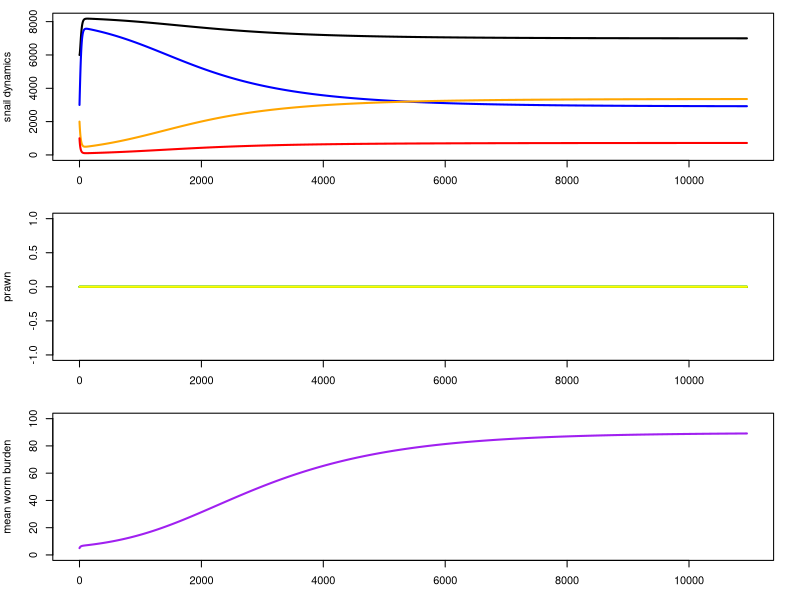
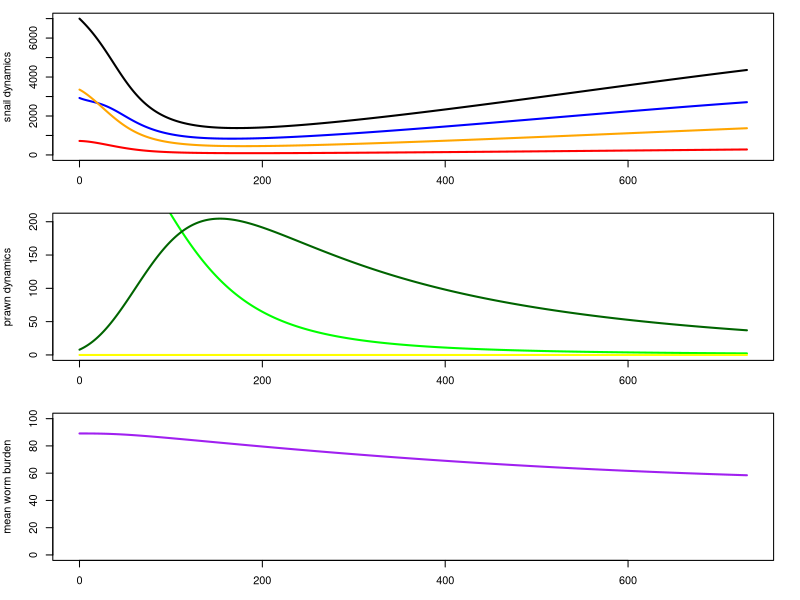
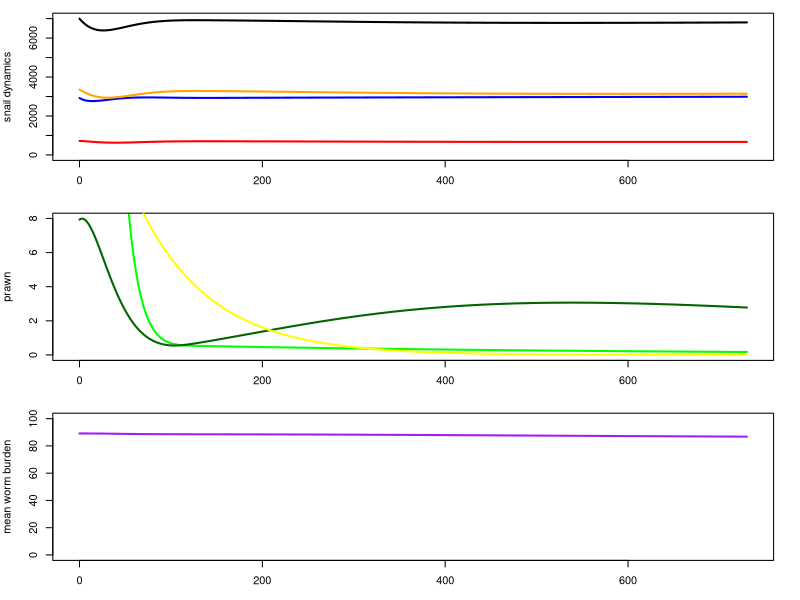

Write R code to recreate these figures, in order.
#This work is licensed under a Creative Commons Attribution-NonCommercial 4.0 International License#########
#<http://creativecommons.org/licenses/by-nc/4.0/> by Christopher Hoover, Arathi Arakala, Manoj Gambhir 
#and Justin Remais. This work was supported in part by the National Institutes of Health/National Science 
#Foundation Ecology of Infectious Disease program funded by the Fogarty International Center 
#(grant R01TW010286), the National Institute of Allergy and Infectious Diseases (grant K01AI091864), 
#and the National Science Foundation Water Sustainability and Climate Program (grant 1360330).

#Per the terms of this license, if you are making derivative use of this work, you must identify that 
#your work is a derivative work, give credit to the original work, provide a link to the license, 
#and indicate changes that were made.###############

#Schisto model with time-variant agrochemical concentration
  #To do list
    #
    #
    #How to include transport from agrochemical application site to water contact site? ###################

require(deSolve)

agro_time = function(t, n, parameters) {
  with(as.list(parameters),{
    
    S=n[1]
    E=n[2]
    I=n[3]
    W=n[4]
    P=n[5]
    L=n[6]
    Q1=n[7]
    
    #agrochemical parameters calculated based on Q1 (chlorpyrifos)
    f_red = exp(-0.0028479*Q1) #from negative exponential fit to Ibrahim 1991 data
    
    mu_Pq = (exp(-3.074e+02*exp(-Q1)))/10 #from gompertz curve fit to Halstead 2015 10-day mortality
    
    pred_red = 1 #NO DATA FOR CHLORPYRIFOS; see Yuan 2004 for Malathion & Paraquat toxicity
    
    i_Cq = 1 #NO DATA FOR CHLORPYRIFOS; see Rohr 2008 for Malathion, Carbaryl, Atrazine toxicity
    
    i_Mq = 1 #NO DATA FOUND
    
    v_Mq = 1 #NO DATA FOUND
    
    #Other agrochemical variables
    phi_Nq = 1
    
    #Dynamic variables
    N = S+E+I                                                                       #Total number of snails
    
    fx<-function(x, mean.worm = W, clump = k){
      (1-cos(x))/((1+((mean.worm/(clump+mean.worm))*cos(x)))^1+clump)
    }
    gamma = 1 - ((1-(W/(W+k)))^(1+k)/2*pi)*(integrate(fx, 0, 2*pi)$value)           #mating function
    
    # Mean and total prawn biomass, converting from length (mm) to weight (g)
    Bm.p = (a.p*(L/10)^b.p)/10  
    Bm.t = P*Bm.p
    
    #Predation
    Bm.n = a.s*0.8^b.s  # 8mm size class
    
    Bm.r = Bm.p / Bm.n
    
    alpha_star = ar*Bm.r
    
    alpha = alpha_star/A                                                            #alpha corrected for natural setting and low density
    
    Th = 1/(th*Bm.r)                                                                #handling time 
    
    pred= (alpha*P)/(1+(alpha*((N/A)^nn)*(Th*pred_red)))                            #per capita predation of predators on snails; a Holling's type III functional response
    
    print(pred)
    
    #Schistosome larval concentration equations
    M = 0.5*W*H*gamma*m*(v_M*v_Mq)*i_Mq #- (mu_M + mu_Mq)*M - beta*M*N 
    C= theta*I*i_Cq #- (mu_C + mu_Cq)*C - lamda*H*C
    
    #differential equations
    
    dSdt= (f_N*f_red)*(1-(N/(phi_N*phi_Nq*A)))*(S+E) - mu_N*S - pred*((S/A)^nn) - beta*M*S  #Susceptible snails
    
    dEdt= beta*M*S - mu_N*E - pred*((E/A)^nn) - sigma*E                                     #Exposed snails
    
    dIdt= sigma*E - (mu_N + mu_I)*I - pred*((I/A)^nn)                                       #Infected snails
    
    dWdt= lamda*C - (mu_W+mu_H)*W                                                       #mean worm burden in human population
    
    dPdt= -P*(mu_P*L^d1 + mu_Pq*L^d2 + Bm.t/phi_P)                                      #prawn population (number individuals)
    
    dLdt= k_P/(1+gam*Bm.t)*(linf - L)                                                   #mean prawn length (mm)
    
    dQ1dt= -k_Q1*Q1                                                                     #Agrochemical concentration (insecticide)
 
    
    return(list(c(dSdt, dEdt, dIdt, dWdt, dPdt, dLdt, dQ1dt)))
  }) 
}

#Initial values and parameters #####################
area=200
nstart1 = c(S=15*area, 
           E=10*area, 
           I=5*area, 
           W=5, 
           P=0,#2*area, 
           L=25, 
           Q1=0)
yrs=30
time = seq(0,365*yrs,1)

parameters=c(
  # Location parameters
  A = area,          # Area of site of interest, m^2
  H = 300,           # Human population at site of interest
  
  # Snail reproductive parameters
  f_N = 0.10,        # Birth rate of adult snails (snails/reproductive snail/day, including survival to detection - more like a recruitment rate); 
                     #   from Sokolow et al. 2015 
  phi_N = 50,        # Carrying capacity of snails (snails/m^2), from Sokolow et al. 2015

  # Snail mortality parameters
  mu_N = 1/60,        # Natural mortality rate of large snails (deaths/snail/day; assume mean lifespan = 50 days)
  mu_I = 1/10,        # Additional mortality rate of shedding snails as a result of infection, from Sokolow et al. 2015
  
  # Prawn growth parameters
  a.p = 0.096868,    # Allometric parameter for prawn length-weight relationship, from Lalrinsanga et al. 2012 (M. rosenbergii, growout phase)
  b.p = 3.2944,      # Allometric parameter for prawn length-weight relationship, from Lalrinsanga et al. 2012 (M. rosenbergii, growout phase)
  k_P = 0.00339726,  # Growth coefficient, from Nwosu & Wolfi 2006 (M. vollenhovenii); alternate value for M. rosenbergii, from Sampaio & Wagner 1996: 0.0104333333
  linf = 206,        # Max length (mm), from Nwosu & Wolfi 2006 (M. vollenhovenii)
  gam = 1e-6,        # Density-dependent growth parameter (based on biomass per hectare); not yet fit
  
  # Prawn mortality parameters
  mu_P = 0.006136986,# Natural prawn mortality rate, from Nwosu & Wolfi 2006 (M. vollenhovenii)
  d1 = -0.25,        # Exponential parameter relating size with mortality; no source
  d2 = -0.1,         # Exponential parameter relating size with insecticide mortality; no source
  phi_P = 1000*area, # Density-dependent mortality parameter (based on biomass per hectare); not yet fit
  
  # Predation parameters
  a.s = 0.187178454, # Allometric parameter for snail length-weight relationship, fitted to Sanna's data on B. glabrata
  b.s = 2.536764792, # Allometric parameter for snail length-weight relationship, fitted to Sanna's data on B. glabrata
  ar = 0.037192,     # Coefficient for relationship between biomass ratio and attack rate, fitted to data from Sokolow et al. 2014
  th = 0.40450,      # Coefficient for relationship between biomass ratio and handling time, fitted to data from Sokolow et al. 2014
  nn = 2,            # exponent of the Holling's type III functional response
  
  
  # miracidia parameters
  m = 432,           # Miracidial shedding rate per adult female worm assuming 0.36 eggs/mL urine and 1200 mL urine per person per day
  v_M = 0.084,       # Egg viability of S. haematobium
  
  # cercariae parameters
  theta = 109,       # cercarial shedding rate in snails (cercariae/I-snail/day); Pfluger 1984

  # transmission parameters
  beta = 1e-7,       # Human-to-snail infection probability in reference area (infected snails/miracidia/snail/day)
  sigma = 1/40,      # Latent period for exposed snails (infectious snails/exposed snail/day); adjusted from Sokolow et al. 2015 (original value: 1/50)
  lamda = 1e-6,      # Snail-to-human infection probability scaled to 1 m^2 (composite including mortality, infection, survival to patency)
  k=0.2,             # Clumping parameter of negative binomial distribution of worms in humans
  
  #Agrochemical parameters
  k_Q1 = 0.0126,     # half-life of chlorpyrifos in water according to Cornell database
  
  # Schisto mortality parameters
  mu_W = 1/(3.3*365), # Natural mortality rate of adult worms in humans, assuming average lifespan of 3.3 years, from Sokolow et al. 2015
  mu_H = 1/(60*365)   # Natural mortality of humans (contributing to worm mortality), assuming average lifespan of 60 years, from Sokolow et al. 2015
)

#Model run and plot ####################
output = as.data.frame(ode(nstart1, time, agro_time, parameters))
  output$N = output$S + output$E + output$I
  output$P.B = output$P * (parameters['a.p']*(output$L/10)^parameters['b.p'])/10
  eqbm<-output[max(output$time),c(2:8)]
  
par(mfrow = c(3,1), mar = c(3.0,4,1,2.0))
plot(x = output$time, y = output$N, lwd=2, xlab = 'time', ylab = 'snail dynamics', 
     type = 'l', ylim = c(0, max(output$N)))
  lines(output$time, output$S, lwd=2, col = 'blue')
  lines(output$time, output$E, lwd=2, col = 'orange')
  lines(output$time, output$I, lwd=2, col = 'red')
  
plot(output$time, output$P, lwd=2, type = 'l', col = 'green', 
     xlab = 'time', ylab = 'prawn', ylim = c(0, max(output$P.B/10)))
  lines(output$time, output$P.B/10, lwd=2, col = 'darkgreen')
  lines(output$time, output$Q1,lwd=2, col = 'yellow')
  
plot(output$time, output$W, lwd=2, col = 'purple', type = 'l', xlab = 'time', ylab = 'mean worm burden', ylim = c(0,100))  

#Model run adding in predators with starting values=above eqbm ##################
nstart2 = c(S=output[max(output$time),c(2)], 
              E=output[max(output$time),c(3)], 
              I=output[max(output$time),c(4)], 
              W=output[max(output$time),c(5)], 
              P=2*area, 
              L=25, 
              Q1=0)
yrs=2
time = seq(0,365*yrs,1)
  
output2 = as.data.frame(ode(nstart2, time, agro_time, parameters))
  output2$N = output2$S + output2$E + output2$I
  output2$P.B = output2$P * (parameters['a.p']*(output2$L/10)^parameters['b.p'])/10
  output2[max(output2$time),]
  
par(mfrow = c(3,1), mar = c(3.0,4,1,2.0))
plot(x = output2$time, y = output2$N, lwd=2, xlab = 'time', ylab = 'snail dynamics', 
       type = 'l', ylim = c(0, max(output2$N)))
  lines(output2$time, output2$S, lwd=2, col = 'blue')
  lines(output2$time, output2$E, lwd=2, col = 'orange')
  lines(output2$time, output2$I, lwd=2, col = 'red')
  
plot(output2$time, output2$P, lwd=2, type = 'l', col = 'green', 
       xlab = 'time', ylab = 'prawn dynamics', ylim = c(0, max(output2$P.B/10)))
  lines(output2$time, output2$P.B/10, lwd=2, col = 'darkgreen')
  lines(output2$time, output2$Q1,lwd=2, col = 'yellow')
  
plot(output2$time, output2$W, lwd=2, col = 'purple', type = 'l', xlab = 'time', ylab = 'mean worm burden', ylim = c(0,100))  
  
#Model run adding in chlorpyrifos(Q1) ##################
nstart3 = c(S=output[max(output$time),c(2)], 
              E=output[max(output$time),c(3)], 
              I=output[max(output$time),c(4)], 
              W=output[max(output$time),c(5)], 
              P=2*area, 
              L=25, 
              Q1=20)
yrs=2
time = seq(0,365*yrs,1)
  
output3 = as.data.frame(ode(nstart3, time, agro_time, parameters))
  output3$N = output3$S + output3$E + output3$I
  output3$P.B = output3$P * (parameters['a.p']*(output3$L/10)^parameters['b.p'])/10
  output3[max(output3$time),]
  
par(mfrow = c(3,1), mar = c(3.0,4,1,2.0))
  plot(x = output3$time, y = output3$N, lwd=2, xlab = 'time', ylab = 'snail dynamics', 
       type = 'l', ylim = c(0, max(output3$N)))
  lines(output3$time, output3$S, lwd=2, col = 'blue')
  lines(output3$time, output3$E, lwd=2, col = 'orange')
  lines(output3$time, output3$I, lwd=2, col = 'red')
  
plot(output3$time, output3$P, lwd=2, type = 'l', col = 'green', 
       xlab = 'time', ylab = 'prawn', ylim = c(0, max(output3$P.B/10)))
  lines(output3$time, output3$P.B/10, lwd=2, col = 'darkgreen')
  lines(output3$time, output3$Q1,lwd=2, col = 'yellow')
  
plot(output3$time, output3$W, lwd=2, col = 'purple', type = 'l', xlab = 'time', ylab = 'mean worm burden', ylim = c(0,100))  

#Insecticide info for modeling concentration over time ################
#calculate decay rates (k) from hydrolysis half lives for each chemical in Halstead 2015 (from table S1 and pmep.cce.cornell.edu)
  mal.k = -log(0.5)/6.2         #from table s1 and in agreement of "less than 1 week in raw river water" from Cornell
  chlor.k = -log(0.5)/25.5      #from table S1; within the range of reported half life from cornell
  terb.k = -log(0.5)/6.5        #from table s1; in agreement with Cornell estimate of 5.5 days at pH of 7; degrades into formaldehyde
  lamcy.k = -log(0.5)/1         #very fast; 0 in table S1; "Not expected to be prevalent in surface waters" according to cornell website
  esfen.k = -log(0.5)/10        #cornell 4-15 days half life in water
  perm.k = -log(0.5)/2          #cornell "half life of less than 2.5 days"

#median EECs from Halstead 2015
  med.mal = 0.778
  med.chlor = 5.810
  med.terb = 1.435
  med.lamcy = 0.649
  med.esfen = 0.311
  med.perm = 1.420
  
#suggested application intervals for each agrochemical from Halstead 2015
  mal.days = c(1,6)             #two applications 5 days apart
  chlor.days = c(1,11,21)       #three applications 10 days apart
  terb.days = c(1)              #single application
  lamcy.days = seq(1, 61, by=4) #16 applications 4 days apart
  esfen.days = seq(1, 21, by=5) #5 applications 5 days apart
  perm.days = seq(1, 36, by=5)  #8 applications 5 days apart
  
#Model structure to dynamically vary agrochemical application, MDA introduction, and prawn introduction ####################
  nstart.eqbm = c(S=output[max(output$time),c(2)], 
                  E=output[max(output$time),c(3)], 
                  I=output[max(output$time),c(4)], 
                  W=output[max(output$time),c(5)], 
                  P=0, 
                  L=0, 
                  Q1=0)

agroc_prawn_mda<-function(agroc.add, chem, mda.add, coverage, efficacy, prawn.add, prawn.n, prawn.l){
  #first run for a year
  time1 = c(1:365)
  output.all<-as.data.frame(ode(nstart.eqbm, time1, agro_time, parameters))
}
